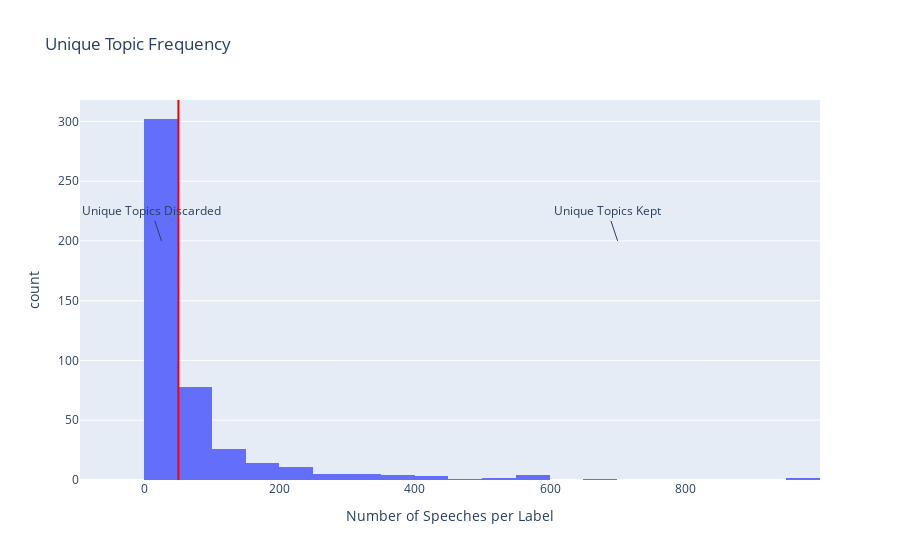

Notebook code for this chart:
### Code cell
fig = px.histogram(pd.DataFrame({"Number of Speeches per Label": occurences}),
                    title="Unique Topic Frequency",
                    x="Number of Speeches per Label")
fig.add_vline(x=50, line_color="red")
fig.add_annotation(x=700, y=200, text="Unique Topics Kept")
fig.add_annotation(x=25, y=200, text="Unique Topics Discarded")
fig.show()

### Figure 1 — Plotly figure (JSON) as saved in the notebook; plotly's stock layout.template omitted (floating-point values rounded to 4 significant figures; data arrays with more than 128 entries replaced by an {"elided": "..."} marker saying what was removed)
{"data": [{"alignmentgroup": "True", "bingroup": "x", "hovertemplate": "Number of Speeches per Label=%{x}<br>count=%{y}<extra></extra>", "legendgroup": "", "marker": {"color": "#636efa", "pattern": {"shape": ""}}, "name": "", "offsetgroup": "", "orientation": "v", "showlegend": false, "type": "histogram", "x": {"elided": "458 int values"}, "xaxis": "x", "yaxis": "y"}], "layout": {"annotations": [{"text": "Unique Topics Kept", "x": 700, "y": 200}, {"text": "Unique Topics Discarded", "x": 25, "y": 200}], "barmode": "relative", "legend": {"tracegroupgap": 0}, "shapes": [{"line": {"color": "red"}, "type": "line", "x0": 50, "x1": 50, "xref": "x", "y0": 0, "y1": 1, "yref": "y domain"}], "title": {"text": "Unique Topic Frequency"}, "xaxis": {"anchor": "y", "domain": [0, 1], "title": {"text": "Number of Speeches per Label"}}, "yaxis": {"anchor": "x", "domain": [0, 1], "title": {"text": "count"}}}}
